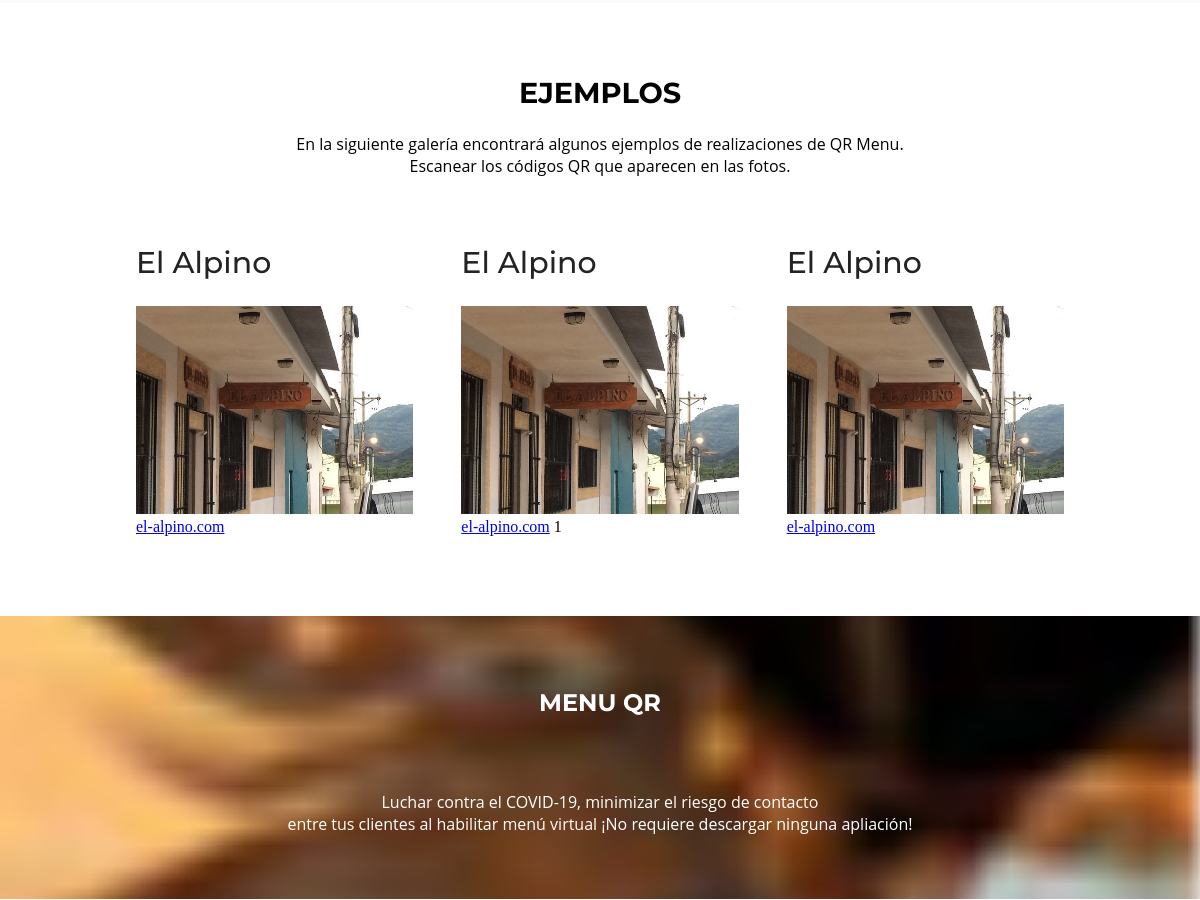
Before: / (middle part) with the older database file.
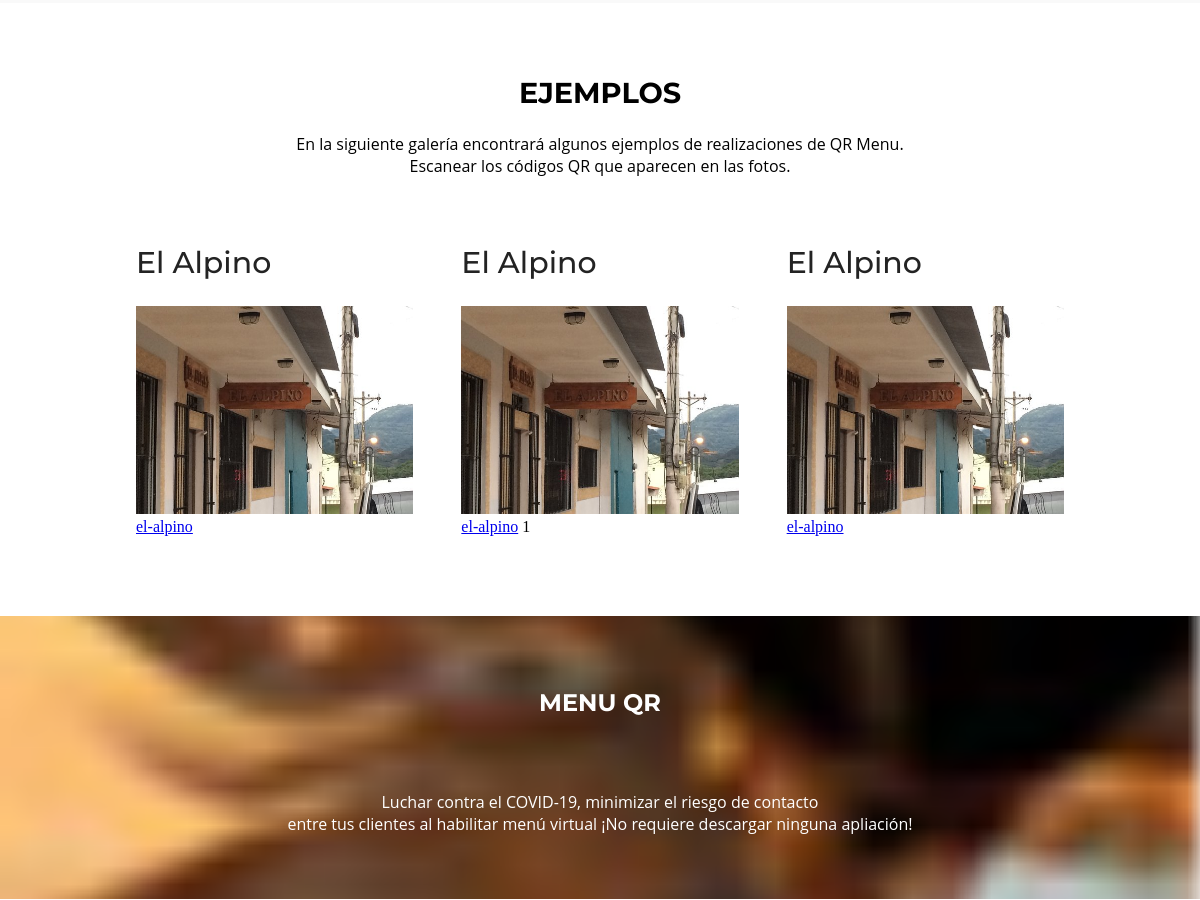
After: the same page with the newer database file.
### restaurants/models.py (models this page shows, shortened)
class Restaurant(models.Model):
    name = models.CharField(max_length=50, verbose_name='Nombre')
    foto_restaurante = models.ImageField(upload_to='media/', default='path/to/my/default/image.jpg')
    foto_portada = models.ImageField(upload_to='media/', default='path/to/my/default/image.jpg')
    foto_qr = models.ImageField(upload_to="media/", default='path/to/my/default/image.jpg')
    link = models.TextField(default="#", verbose_name='link')
    created_at = models.DateField(
        auto_now_add=True, verbose_name='Fecha de creación')
    updated_at = models.DateField(
        auto_now=True, verbose_name='Última actualización')
    class Meta:
        verbose_name = 'Restaurante'
        verbose_name_plural = 'Restaurantes'

### restaurants/views.py (the view, shortened to what this page needs)
# urls.py: path('', index)
def index(request):
    restaurants = Restaurant.objects.values(
        'name', 'foto_restaurante', 'foto_portada', 'link', 'foto_qr', 'id')
    planes = Plan.objects.values('name', 'price')
    detalles_planes = PlanDetail.objects.select_related('plan_id')
    if request.method == 'GET':
        form = ContactForm()
    context = {
        'all': restaurants,
        'planes': planes,
        'detalles': detalles_planes,
        'form': form
    }
    return render(request, 'general/index.html', context)

### restaurants/models.py (called while the page is built)
    def __str__(self):
        return self.name

### restaurants/templates/general/index.html (shortened to what this page needs)
{% include "general/header.html" %}
    <section class="restaurants-section ejemplos-section">
        <h2>EJEMPLOS</h2>
        <p>
            En la siguiente galería encontrará algunos ejemplos de realizaciones de QR Menu. <br>
            Escanear los códigos QR que aparecen en las fotos.
        </p>
        <article class="restaurants-article">
            {% for i in all %}
                <section>
                    <h2>{{i.name}}</h2>
                    <img src="media/{{i.foto_restaurante}}" alt="">
                    <a href="/restaurants/menu/{{i.link}}">{{i.link}}</a>
                </section>
                <section>
                    <h2>{{i.name}}</h2>
                    <img src="media/{{i.foto_restaurante}}" alt="">
                    <a href="/restaurants/menu/{{i.link}}">{{i.link}}</a>
                {{i.id}}
                </section>
                <section>
                    <h2>{{i.name}}</h2>
                    <img src="media/{{i.foto_restaurante}}" alt="">
                    <a href="/restaurants/menu/{{i.link}}">{{i.link}}</a>
                </section>
            {% endfor %}
        </article>
    </section>
    <article class="article-paralax">
        <h3>MENU QR</h3>
        <p>
            Luchar contra el COVID-19, minimizar el riesgo de contacto <br>
            entre tus clientes al habilitar menú virtual <nr>
            ¡No requiere descargar ninguna apliación!
        </p>
    </article>
</body>
</html>

### restaurants/templates/general/header.html (shortened to what this page needs)
<!DOCTYPE html>
<html lang="en">
<head>
    {% load static %}
    <link rel="stylesheet" type="text/css" href="{% static 'css/index.css' %}">
    <link rel="stylesheet" href="https://use.fontawesome.com/releases/v5.14.0/css/all.css">
</head>
<body>

### restaurants/static/css/index.css (style rules this page uses)
body { margin: 0; }
h1,h2,h3,h4,h5 { font-family: Montserrat, Helvetica, Arial, sans-serif; }
p, li { font-family: 'Open Sans', 'Helvetica Neue', sans-serif }
.restaurants-section { padding: 3rem 8.5rem; background-color: #fff; }
.restaurants-section>h2, .restaurants-section>p, .prices-section>h2 , .prices-section>p { text-align: center; }
.restaurants-section h2, .prices-section h2 { font-size: 1.8rem; }
.restaurants-article h2 { font-weight: 500; color: #232323; font-size: 1.875rem; }
.restaurants-article img { max-width: 100%; }
.restaurants-article { display: grid; grid-template-columns: repeat(3,1fr); column-gap: 3rem; margin-top: 2.6rem; }
.ejemplos-section { padding: 3rem 8.5rem 5rem 8.5rem; }
.article-paralax { display: flex; flex-direction: column; align-items: center; justify-content: space-between; padding: 3rem 8.5rem; background-image: url('/media/media/cena_elegante.jpg'); background-size: cover; background-repeat: no-repeat; background-position: top; background-attachment: fixed; color: white; row-gap: 2.1rem; text-align: center; }
.article-paralax h3 { font-size: 1.5rem; }

Changed rows visible on the page:
changed Restaurant "El Alpino": link "el-alpino.com" → "el-alpino"
